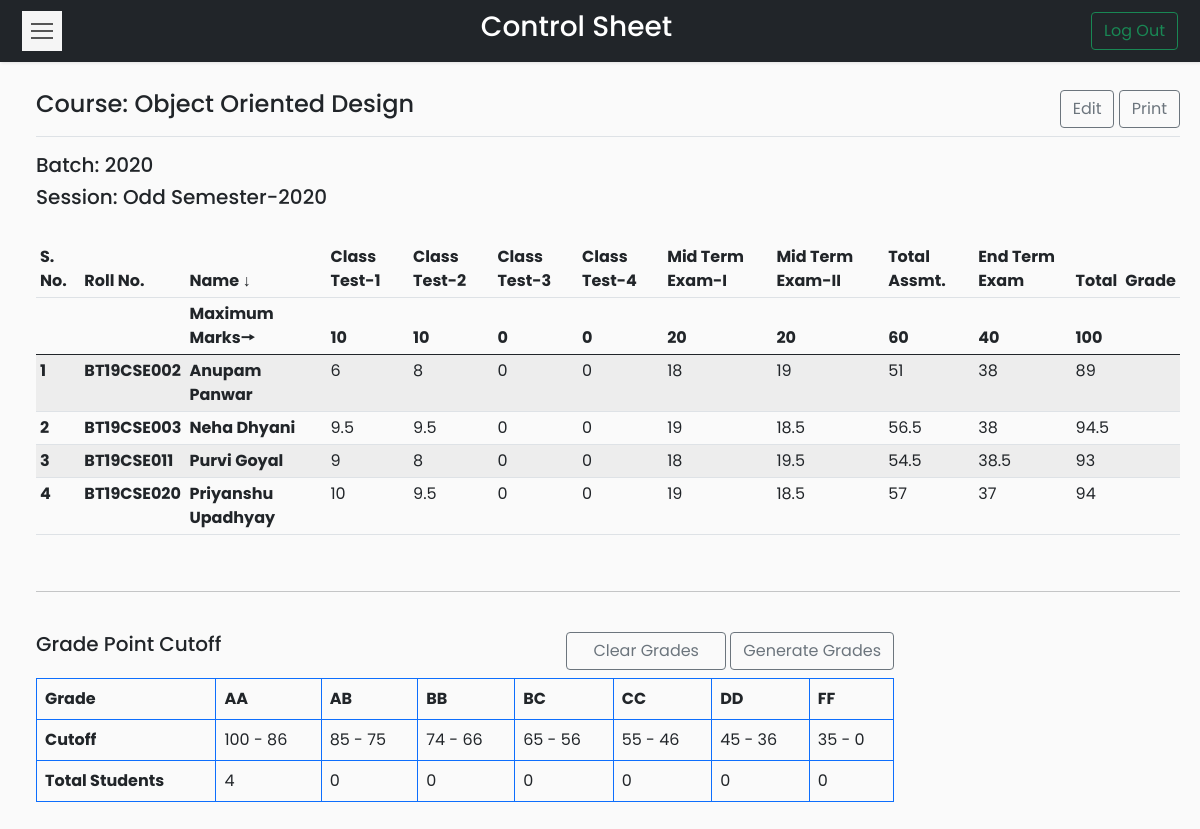
/Codes/coursetable.php?course=CSL-253 (signed in), run on an earlier commit of the app's database.
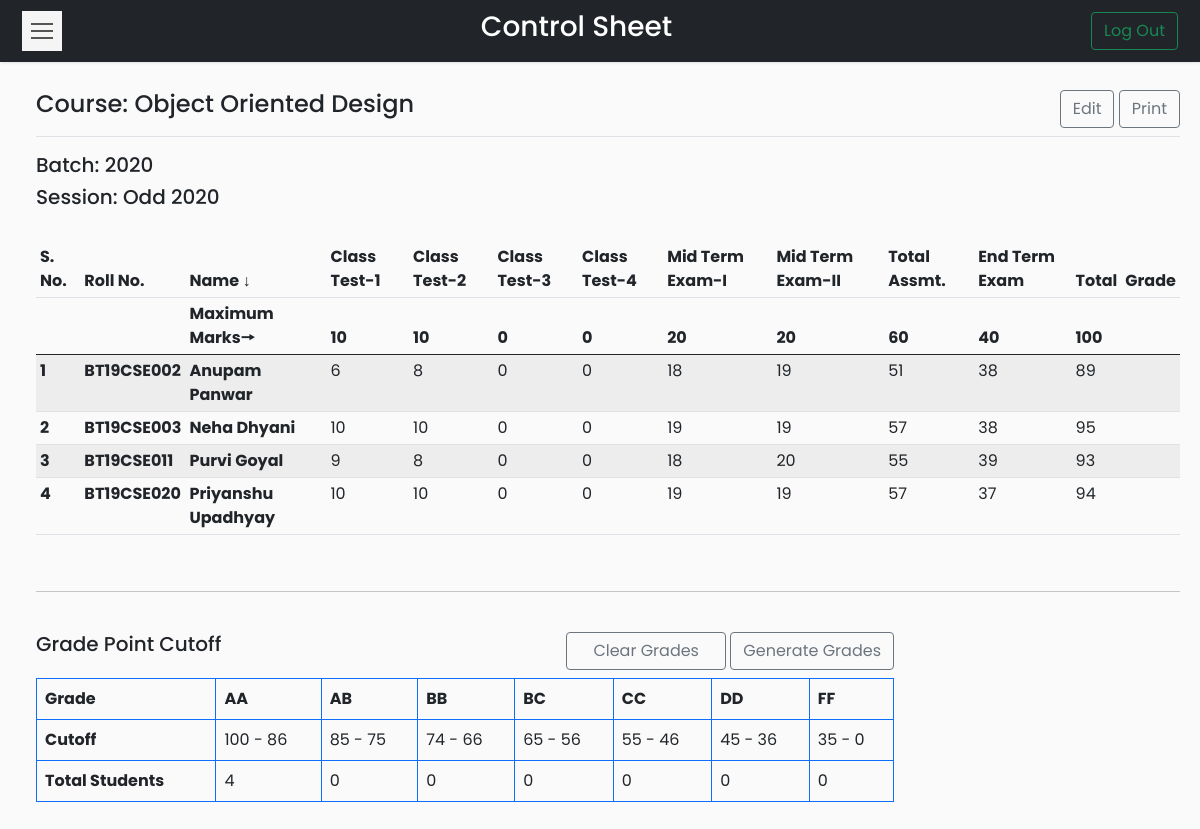
And on a later commit of the database.
### tables this page shows
CREATE TABLE `courses` (
  `id` int(11) NOT NULL,
  `course_name` varchar(50) NOT NULL,
  `course_code` varchar(20) NOT NULL,
  `batch` varchar(20) NOT NULL,
  `semester` varchar(20) NOT NULL,
  `mct1` int(11) NOT NULL,
  `mct2` int(11) NOT NULL,
  `mct3` int(11) NOT NULL,
  `mct4` int(11) NOT NULL,
  `mmt1` int(11) NOT NULL,
  `mmt2` int(11) NOT NULL,
  `mta` int(11) NOT NULL,
  `met` int(11) NOT NULL,
  `mt` int(11) NOT NULL
);

CREATE TABLE `controlsheet` (
  `course_code` varchar(20) NOT NULL,
  `roll_no` varchar(20) NOT NULL,
  `name` varchar(20) NOT NULL,
  `class_test_1` int(11) NOT NULL,
  `class_test_2` int(11) NOT NULL,
  `class_test_3` int(11) NOT NULL,
  `class_test_4` int(11) NOT NULL,
  `mid_term_1` int(11) NOT NULL,
  `mid_term_2` int(11) NOT NULL,
  `total_assessment` int(11) NOT NULL,
  `end_term` int(11) NOT NULL,
  `total_marks` int(11) NOT NULL,
  `grade` varchar(5) DEFAULT NULL
);

### Codes/coursetable.php (the view, shortened to what the changed rows need)
<?php
if (isset($_SESSION['id'])) {
?>
    <!DOCTYPE html>
    <html>
    <head>
        <link rel="stylesheet" href="css/bootstrap.min.css">
        <link rel="stylesheet" href="css/custom.css">
        <?php
        require_once __DIR__ . '/connection/connect.php';
        if (isset($_GET['course'])) {
            $cd = $_GET['course'];
        } else {
            header('Location: dashboard.php?error=ERROR OCCURRED');
            exit();
        }
        ?>
    </head>
    <body>
        <nav class="navbar navbar-light bg-dark">
            <div class="container-fluid">
                <button type="button" id="sidebarCollapse" class="navbar-btn">
                    <span></span>
                    <span></span>
                    <span></span>
                </button>
                <span class="text-white h3">Control Sheet</span>
                <form class="d-flex">
                    <a href="logout.php">
                        <button class="btn btn-outline-success" type="button">Log Out</button>
                    </a>
                </form>
            </div>
        </nav>
        <div class="wrapper">
            <div id="content">
                <?php
                $sql = "SELECT course_name, semester, batch FROM courses WHERE course_code='$cd'";
                $result = $conn->query($sql);
                $row = $result->fetch_assoc();
                $cn = $row['course_name'];
                ?>
                <main class="col-md-auto ms-sm-3 col-lg-auto px-md-auto" id="printableTable">
                    <div class="d-flex justify-content-between flex-wrap flex-md-nowrap align-items-center pt-2 pb-2 mb-3 border-bottom btn-toolbar mb-3" role="toolbar" aria-label="Toolbar with button groups">
                        <h4 class="h4"><?php echo "Course: " . $cn ?></h4>
                        <div class="d-grid gap-2 d-md-block" role="group" aria-label="First group">
                            <a type="button" class="btn btn-outline-secondary" href=<?php
                            if ($_SESSION['name'] == 'Admin') {
                                echo "edit_admin.php?course=".$cd;
                            }
                            else{
                                echo "edit.php?course=".$cd;
                            } ?>
                            >Edit</a>
                            <a type="button" class="btn btn-outline-secondary" target="_blank" href="print.php?course=<?php echo $cd ?>">Print</a>
                        </div>
                    </div>
                    <h5>Batch: <?php echo $row['batch']; ?></h5>
                    <h5>Session: <?php echo $row['semester']; ?></h5>
                    <br>
                    <div class="table-responsive">
                        <table class="table table-striped table-sm">
                            <thead>
                                <tr>
                                    <th>S. No.</th>
                                    <th>Roll No.</th>
                                    <th>Name ↓</th>
                                    <th>Class Test-1</th>
                                    <th>Class Test-2</th>
                                    <th>Class Test-3</th>
                                    <th>Class Test-4</th>
                                    <th>Mid Term Exam-I</th>
                                    <th>Mid Term Exam-II</th>
                                    <th>Total Assmt.</th>
                                    <th>End Term Exam</th>
                                    <th>Total</th>
                                    <th>Grade</th>
                                </tr>
                                <tr>
                                    <th></th>
                                    <th></th>
                                    <?php
                                    $sql = "SELECT * FROM courses WHERE course_code='$cd'";
                                    $result = $conn->query($sql);
                                    if ($row = $result->fetch_assoc()) {
                                    ?>
                                        <th>Maximum Marks🠖</th>
                                        <th><?php echo $row['mct1']; ?></th>
                                        <th><?php echo $row['mct2']; ?></th>
                                        <th><?php echo $row['mct3']; ?></th>
                                        <th><?php echo $row['mct4']; ?></th>
                                        <th><?php echo $row['mmt1']; ?></th>
                                        <th><?php echo $row['mmt2']; ?></th>
                                        <th><?php echo $row['mta']; ?></th>
                                        <th><?php echo $row['met']; ?></th>
                                        <th><?php echo $row['mt']; ?></th>
                                        <th></th>
                                    <?php } ?>
                                </tr>
                            </thead>
                            <tbody>
                                <?php
                                $sql = "SELECT * FROM controlsheet WHERE course_code='$cd'";
                                $result = $conn->query($sql);
                                $i = 1;
                                while ($row = $result->fetch_assoc()) { ?>
                                    <tr>
                                        <td><strong><?php echo $i++; ?></strong></td>
                                        <td><strong><?php echo $row['roll_no']; ?></strong></td>
                                        <td><strong><?php echo $row['name']; ?></strong></td>
                                        <td><?php echo $row['class_test_1']; ?></td>
                                        <td><?php echo $row['class_test_2']; ?></td>
                                        <td><?php echo $row['class_test_3']; ?></td>
                                        <td><?php echo $row['class_test_4']; ?></td>
                                        <td><?php echo $row['mid_term_1']; ?></td>
                                        <td><?php echo $row['mid_term_2']; ?></td>
                                        <td><?php echo $row['total_assessment']; ?></td>
                                        <td><?php echo $row['end_term']; ?></td>
                                        <td><?php echo $row['total_marks']; ?></td>
                                        <td><?php echo $row['grade']; ?></td>
                                    </tr>
                                <?php } ?>
                            </tbody>
                        </table>
                    </div>
                    <br>
                    <hr>
                    <br>
                    <div class="table-responsive grade">
                        <div class="sameline grades">
                            <div class="text-start h5">Grade Point Cutoff</div>
                            <div>
                                <a class="btn btn-outline-secondary mb-2" style="padding-right: 1.63rem; padding-left:1.63rem" href="clear.php?course=<?php echo $cd ?>">Clear Grades</a>
                                <a class="btn btn-outline-secondary mb-2" href="generate.php?course=<?php echo $cd ?>">Generate Grades</a>
                            </div>
                        </div>
                        <table class="table table-bordered border-primary grades">
                            <thead>
                                <tr>
                                    <td><strong>Grade</strong></td>
                                    <?php
                                    $sql = "SELECT grade FROM gradewindow WHERE course_code='$cd' ORDER BY grade";
                                    $result = $conn->query($sql);
                                    while ($row = $result->fetch_assoc()) {
                                    ?>
                                        <td><strong><?php echo $row['grade'];
                                        } ?></strong></td>
                                </tr>
                            </thead>
                            <tbody>
                                <tr>
                                    <td scope="row"><strong>Cutoff</strong></td>
                                    <?php
                                    $sql = "SELECT grade,lower_cutoff,upper_cutoff FROM gradewindow WHERE course_code='$cd' ORDER BY grade";
                                    $result = $conn->query($sql);
                                    while ($row = $result->fetch_assoc()) {
                                    ?>
                                        <td scope="row"><?php echo $row['upper_cutoff']; ?> - <?php echo $row['lower_cutoff']; ?></td>
                                        <?php } ?>
                                </tr>
                                <tr>
                                    <td><strong>Total Students</strong></td>
                                    <?php
                                    $sql = "SELECT grade,no_of_students FROM gradewindow WHERE course_code='$cd' ORDER BY grade";
                                    $result = $conn->query($sql);
                                    while ($row = $result->fetch_assoc()) {
                                    ?>
                                        <td scope="row"><?php echo $row['no_of_students']; ?></td>
                                        <?php } ?>
                                </tr>
                            </tbody>
                        </table>
                    </div>
                </main>
            </div>
        </div>
    <?php
} else {
    header('Location: index.php?error=INVALID REQUEST');
    exit();
}
    ?>
    </body>
    </html>

What changed in the data, as far as the page shows it:
changed courses "Object Oriented Design": semester "Odd Semester-2020" → "Odd 2020"
changed controlsheet "BT19CSE003": class_test_1 "9.5" → "10"; class_test_2 "9.5" → "10"; mid_term_2 "18.5" → "19"; total_assessment "56.5" → "57"; total_marks "94.5" → "95"
changed controlsheet "BT19CSE011": mid_term_2 "19.5" → "20"; total_assessment "54.5" → "55"; end_term "38.5" → "39"
changed controlsheet "BT19CSE020": class_test_2 "9.5" → "10"; mid_term_2 "18.5" → "19"
